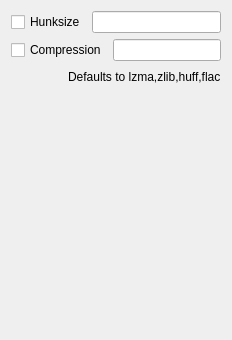
            <widget class="QWidget" name="chdman_raw_tab">
             <attribute name="title">
              <string>Raw</string>
             </attribute>
             <layout class="QVBoxLayout" name="verticalLayout_10">
              <item>
               <layout class="QHBoxLayout" name="chdman_raw_layout1">
                <item>
                 <widget class="QCheckBox" name="chdman_raw_hunksize_check_box">
                  <property name="text">
                   <string>Hunksize</string>
                  </property>
                 </widget>
                </item>
                <item>
                 <widget class="QLineEdit" name="chdman_raw_hunksize_line_edit"/>
                </item>
               </layout>
              </item>
              <item>
               <layout class="QHBoxLayout" name="chdman_raw_layout2">
                <item>
                 <widget class="QCheckBox" name="chdman_raw_compression_check_box">
                  <property name="text">
                   <string>Compression</string>
                  </property>
                 </widget>
                </item>
                <item>
                 <widget class="QLineEdit" name="chdman_raw_compression_line_edit"/>
                </item>
               </layout>
              </item>
              <item>
               <layout class="QHBoxLayout" name="chdman_raw_layout3">
                <item>
                 <spacer name="horizontalSpacer_9">
                  <property name="orientation">
                   <enum>Qt::Orientation::Horizontal</enum>
                  </property>
                  <property name="sizeHint" stdset="0">
                   <size>
                    <width>40</width>
                    <height>20</height>
                   </size>
                  </property>
                 </spacer>
                </item>
                <item>
                 <widget class="QLabel" name="chdman_raw_compression_default_label">
                  <property name="text">
                   <string>Defaults to lzma,zlib,huff,flac</string>
                  </property>
                 </widget>
                </item>
               </layout>
              </item>
              <item>
               <spacer name="verticalSpacer_6">
                <property name="orientation">
                 <enum>Qt::Orientation::Vertical</enum>
                </property>
                <property name="sizeHint" stdset="0">
                 <size>
                  <width>20</width>
                  <height>242</height>
                 </size>
                </property>
               </spacer>
              </item>
             </layout>
            </widget>
